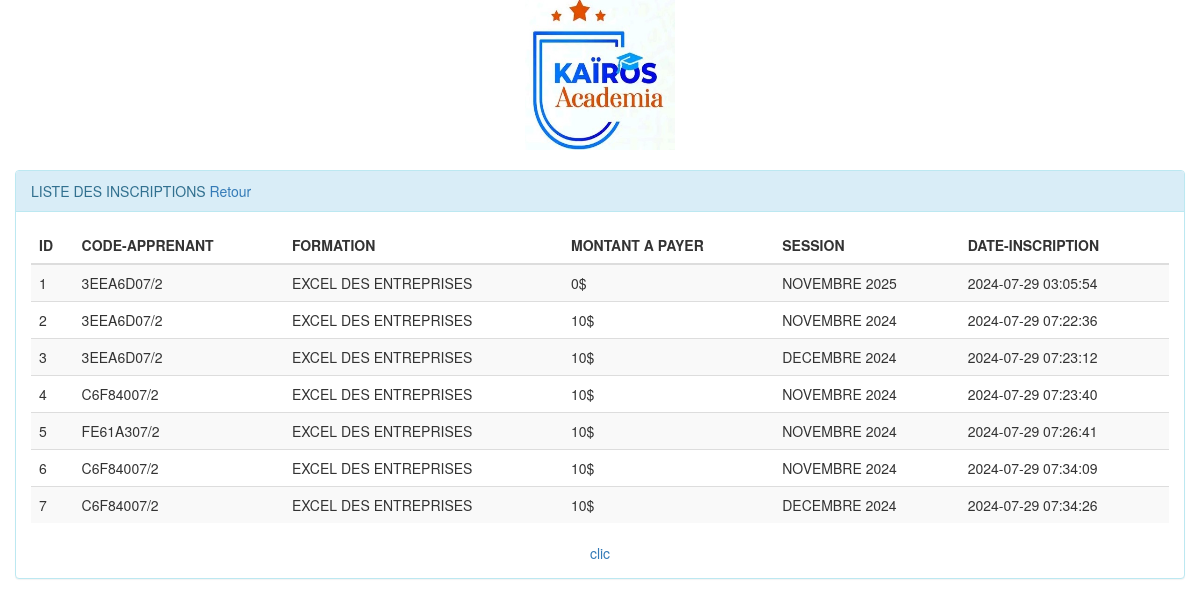
/view/imprimer-inscription.php (signed in), run on the app's committed database.
### tables this page shows
CREATE TABLE `inscription` (
  `id` int(11) NOT NULL,
  `code_apprenant` varchar(10) NOT NULL,
  `formation` varchar(100) NOT NULL,
  `montant_a_payer` int(11) NOT NULL,
  `session` varchar(100) NOT NULL,
  `date_inscription` timestamp NOT NULL DEFAULT current_timestamp()
);

### model/imprimer-inscription.php (called while the page is built)
<?php
	$requete="SELECT * FROM inscription";
	$ps=$pdo->query($requete);

### view/imprimer-inscription.php (the view, shortened to what this page needs)
<?php
	require_once '../bdd/connexion.php';
	require_once('../model/imprimer-inscription.php');
	$id=1;
	?>
<!DOCTYPE html>
<html>
<head>
	<link rel="stylesheet" href="../includes/css/bootstrap.css">
</head>
<body>
		<div align="center">
			<img src="../image/10.JPG" width="150px" height="150px">
		</div>
		<div class="col-md-12 col-xs-12 spacer">
				<div class="panel panel-info spacer">
					<div class="panel-heading">
						LISTE DES INSCRIPTIONS <a href="inscription.php">Retour</a>
					</div>
					<div class="panel-body">
						<table class="table table-striped">
							<thead>
								<tr>
									<th>ID</th><th>CODE-APPRENANT</th><th>FORMATION</th><th>MONTANT A PAYER</th><th>SESSION</th><th>DATE-INSCRIPTION</th>
								</tr>
							</thead>
							<tbody>
								<?php while ($et=$ps->fetch()){?>
								<tr>
								<td><?php  echo($et['id'])?></td>
								<td><?php  echo($et['code_apprenant'])?></td>
								<td><?php  echo($et['formation'])?></td>
								<td><?php  echo($et['montant_a_payer'])?>$</td>
								<td><?php  echo($et['session'])?></td>
								<td><?php  echo($et['date_inscription'])?></td>
											</tr>
									<?php $id++; } ?>
							</tbody>
						</table>
						<div class="text-center">
							<a onclick="window.print();">clic</a>
						</div>
					</div>
				</div>
			</div>
</body>
</html>

### view/imprimer-inscription.php (style rules this page uses)
.spacer { margin-top: 10px; }

### data on the page
inscription: id "1", code_apprenant "3EEA6D07/2", formation "EXCEL DES ENTREPRISES", montant_a_payer "0", session "NOVEMBRE 2025", date_inscription "2024-07-29 03:05:54"
inscription: id "2", code_apprenant "3EEA6D07/2", formation "EXCEL DES ENTREPRISES", montant_a_payer "10", session "NOVEMBRE 2024", date_inscription "2024-07-29 07:22:36"
inscription: id "3", code_apprenant "3EEA6D07/2", formation "EXCEL DES ENTREPRISES", montant_a_payer "10", session "DECEMBRE 2024", date_inscription "2024-07-29 07:23:12"
inscription: id "4", code_apprenant "C6F84007/2", formation "EXCEL DES ENTREPRISES", montant_a_payer "10", session "NOVEMBRE 2024", date_inscription "2024-07-29 07:23:40"
inscription: id "5", code_apprenant "FE61A307/2", formation "EXCEL DES ENTREPRISES", montant_a_payer "10", session "NOVEMBRE 2024", date_inscription "2024-07-29 07:26:41"
inscription: id "6", code_apprenant "C6F84007/2", formation "EXCEL DES ENTREPRISES", montant_a_payer "10", session "NOVEMBRE 2024", date_inscription "2024-07-29 07:34:09"
inscription: id "7", code_apprenant "C6F84007/2", formation "EXCEL DES ENTREPRISES", montant_a_payer "10", session "DECEMBRE 2024", date_inscription "2024-07-29 07:34:26"
